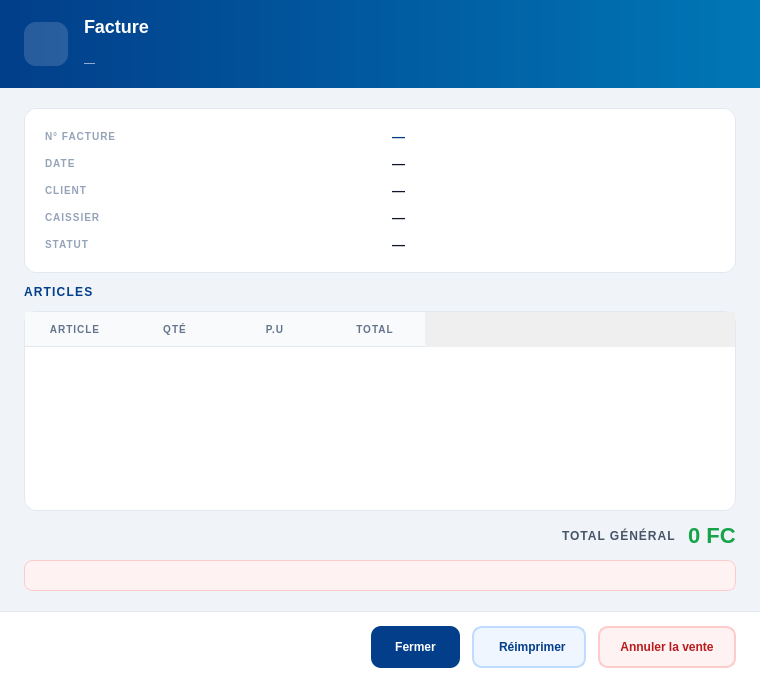
<?xml version="1.0" encoding="UTF-8"?>
<ui version="4.0">
 <class>Dialog</class>
 <widget class="QDialog" name="Dialog">
  <property name="geometry">
   <rect>
    <x>0</x>
    <y>0</y>
    <width>760</width>
    <height>649</height>
   </rect>
  </property>
  <property name="windowTitle">
   <string>Détail facture — Nova Pharma</string>
  </property>
  <property name="styleSheet">
   <string notr="true">QDialog#Dialog { background: #f0f4f8; }
QDialog#Dialog QLabel { background: transparent; }</string>
  </property>
  <layout class="QVBoxLayout" name="mainLayout">
   <property name="spacing">
    <number>0</number>
   </property>
   <property name="leftMargin">
    <number>0</number>
   </property>
   <property name="topMargin">
    <number>0</number>
   </property>
   <property name="rightMargin">
    <number>0</number>
   </property>
   <property name="bottomMargin">
    <number>0</number>
   </property>
   <item>
    <widget class="QFrame" name="header">
     <property name="minimumSize">
      <size>
       <width>0</width>
       <height>88</height>
      </size>
     </property>
     <property name="maximumSize">
      <size>
       <width>16777215</width>
       <height>88</height>
      </size>
     </property>
     <property name="styleSheet">
      <string notr="true">QFrame#header { background: qlineargradient(x1:0, y1:0, x2:1, y2:0, stop:0 #023E8A, stop:1 #0077B6); border: none; }
QFrame#header QLabel { background: transparent; color: #ffffff; }</string>
     </property>
     <layout class="QHBoxLayout" name="headerLayout">
      <property name="spacing">
       <number>16</number>
      </property>
      <property name="leftMargin">
       <number>24</number>
      </property>
      <property name="rightMargin">
       <number>24</number>
      </property>
      <item>
       <widget class="QToolButton" name="lbl_header_icon">
        <property name="minimumSize">
         <size>
          <width>44</width>
          <height>44</height>
         </size>
        </property>
        <property name="maximumSize">
         <size>
          <width>44</width>
          <height>44</height>
         </size>
        </property>
        <property name="styleSheet">
         <string notr="true">QToolButton { background: rgba(255,255,255,0.15); border-radius: 12px; border: none; padding: 11px; }</string>
        </property>
        <property name="icon">
         <iconset resource="../Icon.qrc">
          <normaloff>:/Icon/Icons/invoice_white.svg</normaloff>:/Icon/Icons/invoice_white.svg</iconset>
        </property>
        <property name="iconSize">
         <size>
          <width>22</width>
          <height>22</height>
         </size>
        </property>
        <property name="autoRaise">
         <bool>true</bool>
        </property>
       </widget>
      </item>
      <item>
       <layout class="QVBoxLayout" name="headerTitleBox">
        <property name="spacing">
         <number>2</number>
        </property>
        <item>
         <widget class="QLabel" name="lbl_header_title">
          <property name="styleSheet">
           <string notr="true">font-size: 18px; font-weight: 800; color: #ffffff; background: transparent;</string>
          </property>
          <property name="text">
           <string>Facture</string>
          </property>
         </widget>
        </item>
        <item>
         <widget class="QLabel" name="lbl_header_sub">
          <property name="styleSheet">
           <string notr="true">font-size: 11px; color: rgba(255,255,255,0.75); background: transparent;</string>
          </property>
          <property name="text">
           <string>—</string>
          </property>
         </widget>
        </item>
       </layout>
      </item>
     </layout>
    </widget>
   </item>
   <item>
    <layout class="QVBoxLayout" name="bodyLayout">
     <property name="spacing">
      <number>12</number>
     </property>
     <property name="leftMargin">
      <number>24</number>
     </property>
     <property name="topMargin">
      <number>20</number>
     </property>
     <property name="rightMargin">
      <number>24</number>
     </property>
     <property name="bottomMargin">
      <number>20</number>
     </property>
     <item>
      <widget class="QFrame" name="info_card">
       <property name="styleSheet">
        <string notr="true">QFrame#info_card { background: #ffffff; border: 1px solid #e2e8f0; border-radius: 12px; }
QFrame#info_card QLabel { background: transparent; }</string>
       </property>
       <layout class="QGridLayout" name="infoGrid">
        <property name="leftMargin">
         <number>20</number>
        </property>
        <property name="topMargin">
         <number>20</number>
        </property>
        <property name="rightMargin">
         <number>20</number>
        </property>
        <property name="bottomMargin">
         <number>20</number>
        </property>
        <property name="horizontalSpacing">
         <number>24</number>
        </property>
        <property name="verticalSpacing">
         <number>12</number>
        </property>
        <item row="0" column="0">
         <widget class="QLabel" name="lbl_k_fact">
          <property name="styleSheet">
           <string notr="true">color: #94a3b8; font-size: 10px; font-weight: 800; letter-spacing: 1px;</string>
          </property>
          <property name="text">
           <string>N° FACTURE</string>
          </property>
         </widget>
        </item>
        <item row="0" column="1">
         <widget class="QLabel" name="val_fact">
          <property name="styleSheet">
           <string notr="true">color: #023E8A; font-size: 13px; font-weight: 800; font-family: 'Courier New';</string>
          </property>
          <property name="text">
           <string>—</string>
          </property>
         </widget>
        </item>
        <item row="1" column="0">
         <widget class="QLabel" name="lbl_k_date">
          <property name="styleSheet">
           <string notr="true">color: #94a3b8; font-size: 10px; font-weight: 800; letter-spacing: 1px;</string>
          </property>
          <property name="text">
           <string>DATE</string>
          </property>
         </widget>
        </item>
        <item row="1" column="1">
         <widget class="QLabel" name="val_date">
          <property name="styleSheet">
           <string notr="true">color: #0f172a; font-size: 13px; font-weight: 600;</string>
          </property>
          <property name="text">
           <string>—</string>
          </property>
         </widget>
        </item>
        <item row="2" column="0">
         <widget class="QLabel" name="lbl_k_client">
          <property name="styleSheet">
           <string notr="true">color: #94a3b8; font-size: 10px; font-weight: 800; letter-spacing: 1px;</string>
          </property>
          <property name="text">
           <string>CLIENT</string>
          </property>
         </widget>
        </item>
        <item row="2" column="1">
         <widget class="QLabel" name="val_client">
          <property name="styleSheet">
           <string notr="true">color: #0f172a; font-size: 13px; font-weight: 600;</string>
          </property>
          <property name="text">
           <string>—</string>
          </property>
         </widget>
        </item>
        <item row="3" column="0">
         <widget class="QLabel" name="lbl_k_caissier">
          <property name="styleSheet">
           <string notr="true">color: #94a3b8; font-size: 10px; font-weight: 800; letter-spacing: 1px;</string>
          </property>
          <property name="text">
           <string>CAISSIER</string>
          </property>
         </widget>
        </item>
        <item row="3" column="1">
         <widget class="QLabel" name="val_caissier">
          <property name="styleSheet">
           <string notr="true">color: #0f172a; font-size: 13px; font-weight: 600;</string>
          </property>
          <property name="text">
           <string>—</string>
          </property>
         </widget>
        </item>
        <item row="4" column="0">
         <widget class="QLabel" name="lbl_k_statut">
          <property name="styleSheet">
           <string notr="true">color: #94a3b8; font-size: 10px; font-weight: 800; letter-spacing: 1px;</string>
          </property>
          <property name="text">
           <string>STATUT</string>
          </property>
         </widget>
        </item>
        <item row="4" column="1">
         <widget class="QLabel" name="val_statut">
          <property name="styleSheet">
           <string notr="true">color: #0f172a; font-size: 13px; font-weight: 600;</string>
          </property>
          <property name="text">
           <string>—</string>
          </property>
         </widget>
        </item>
       </layout>
      </widget>
     </item>
     <item>
      <widget class="QLabel" name="lbl_lignes_titre">
       <property name="styleSheet">
        <string notr="true">color: #023E8A; font-size: 12px; font-weight: 800; letter-spacing: 1.2px; background: transparent;</string>
       </property>
       <property name="text">
        <string>ARTICLES</string>
       </property>
      </widget>
     </item>
     <item>
      <widget class="QTableWidget" name="table_lignes">
       <property name="minimumSize">
        <size>
         <width>0</width>
         <height>200</height>
        </size>
       </property>
       <property name="styleSheet">
        <string notr="true">QTableWidget { background: #ffffff; border: 1px solid #e2e8f0; border-radius: 12px; gridline-color: transparent; color: #0f172a; }
QTableWidget::item { padding: 6px; }
QHeaderView::section { background: #f8fafc; color: #64748b; padding: 8px; border: none; border-bottom: 1px solid #e2e8f0; font-size: 10px; font-weight: 800; letter-spacing: 1px; }</string>
       </property>
       <property name="editTriggers">
        <set>QAbstractItemView::EditTrigger::NoEditTriggers</set>
       </property>
       <property name="selectionBehavior">
        <enum>QAbstractItemView::SelectionBehavior::SelectRows</enum>
       </property>
       <property name="showGrid">
        <bool>false</bool>
       </property>
       <column>
        <property name="text">
         <string>ARTICLE</string>
        </property>
       </column>
       <column>
        <property name="text">
         <string>QTÉ</string>
        </property>
       </column>
       <column>
        <property name="text">
         <string>P.U</string>
        </property>
       </column>
       <column>
        <property name="text">
         <string>TOTAL</string>
        </property>
       </column>
      </widget>
     </item>
     <item>
      <layout class="QHBoxLayout" name="totalRow">
       <item>
        <spacer name="totalSpacer">
         <property name="orientation">
          <enum>Qt::Orientation::Horizontal</enum>
         </property>
         <property name="sizeHint" stdset="0">
          <size>
           <width>40</width>
           <height>20</height>
          </size>
         </property>
        </spacer>
       </item>
       <item>
        <widget class="QLabel" name="lbl_total_label">
         <property name="styleSheet">
          <string notr="true">color: #475569; font-size: 12px; font-weight: 800; letter-spacing: 1px; background: transparent;</string>
         </property>
         <property name="text">
          <string>TOTAL GÉNÉRAL</string>
         </property>
        </widget>
       </item>
       <item>
        <widget class="QLabel" name="lbl_total_value">
         <property name="styleSheet">
          <string notr="true">color: #16A34A; font-size: 22px; font-weight: 800; background: transparent;</string>
         </property>
         <property name="text">
          <string>0 FC</string>
         </property>
        </widget>
       </item>
      </layout>
     </item>
     <item>
      <widget class="QLabel" name="lbl_motif_annul">
       <property name="visible">
        <bool>false</bool>
       </property>
       <property name="styleSheet">
        <string notr="true">color: #b91c1c; font-size: 11px; font-weight: 600; background: #fef2f2; border: 1px solid #fecaca; border-radius: 8px; padding: 8px 12px;</string>
       </property>
       <property name="text">
        <string/>
       </property>
       <property name="wordWrap">
        <bool>true</bool>
       </property>
      </widget>
     </item>
    </layout>
   </item>
   <item>
    <widget class="QFrame" name="footer">
     <property name="minimumSize">
      <size>
       <width>0</width>
       <height>72</height>
      </size>
     </property>
     <property name="maximumSize">
      <size>
       <width>16777215</width>
       <height>72</height>
      </size>
     </property>
     <property name="styleSheet">
      <string notr="true">QFrame#footer { background: #ffffff; border-top: 1px solid #e2e8f0; }</string>
     </property>
     <layout class="QHBoxLayout" name="footerLayout">
      <property name="spacing">
       <number>12</number>
      </property>
      <property name="leftMargin">
       <number>24</number>
      </property>
      <property name="rightMargin">
       <number>24</number>
      </property>
      <item>
       <spacer name="footerSpacer">
        <property name="orientation">
         <enum>Qt::Orientation::Horizontal</enum>
        </property>
        <property name="sizeHint" stdset="0">
         <size>
          <width>40</width>
          <height>20</height>
         </size>
        </property>
       </spacer>
      </item>
      <item>
       <widget class="QPushButton" name="btn_close">
        <property name="minimumSize">
         <size>
          <width>0</width>
          <height>42</height>
         </size>
        </property>
        <property name="cursor">
         <cursorShape>PointingHandCursor</cursorShape>
        </property>
        <property name="styleSheet">
         <string notr="true">QPushButton { background: #023E8A; color: #ffffff; border: none; border-radius: 10px; font-size: 12px; font-weight: 800; padding: 0 24px; }
QPushButton:hover { background: #0077B6; }</string>
        </property>
        <property name="text">
         <string>Fermer</string>
        </property>
       </widget>
      </item>

        <item>
 <widget class="QPushButton" name="btn_reprint">
  <property name="minimumSize"><size><width>0</width><height>42</height></size></property>
  <property name="text"><string>  Réimprimer</string></property>
  <property name="cursor"><cursorShape>PointingHandCursor</cursorShape></property>
  <property name="icon">
   <iconset resource="Icon.qrc">
    <normaloff>:/Icon/Icons/printer.svg</normaloff>:/Icon/Icons/printer.svg</iconset>
  </property>
  <property name="iconSize"><size><width>16</width><height>16</height></size></property>
  <property name="styleSheet"><string notr="true">QPushButton {
    background: #eff6ff;
    color: #023E8A;
    border: 1.5px solid #bfdbfe;
    border-radius: 10px;
    font-size: 12px;
    font-weight: 700;
    padding: 0 18px;
}
QPushButton:hover { background: #dbeafe; }</string></property>
 </widget>
</item>

      <item>
       <widget class="QPushButton" name="btn_cancel_sale">
        <property name="minimumSize">
         <size>
          <width>0</width>
          <height>42</height>
         </size>
        </property>
        <property name="cursor">
         <cursorShape>PointingHandCursor</cursorShape>
        </property>
        <property name="styleSheet">
         <string notr="true">QPushButton {
    background: #fef2f2;
    color: #b91c1c;
    border: 1.5px solid #fecaca;
    border-radius: 10px;
    font-size: 12px;
    font-weight: 800;
    padding: 0 20px;
}
QPushButton:hover { background: #fee2e2; }</string>
        </property>
        <property name="text">
         <string>Annuler la vente</string>
        </property>
       </widget>
      </item>
     </layout>
    </widget>
   </item>
  </layout>
 </widget>
 <resources>
  <include location="../Icon.qrc"/>
 </resources>
 <connections/>
</ui>
